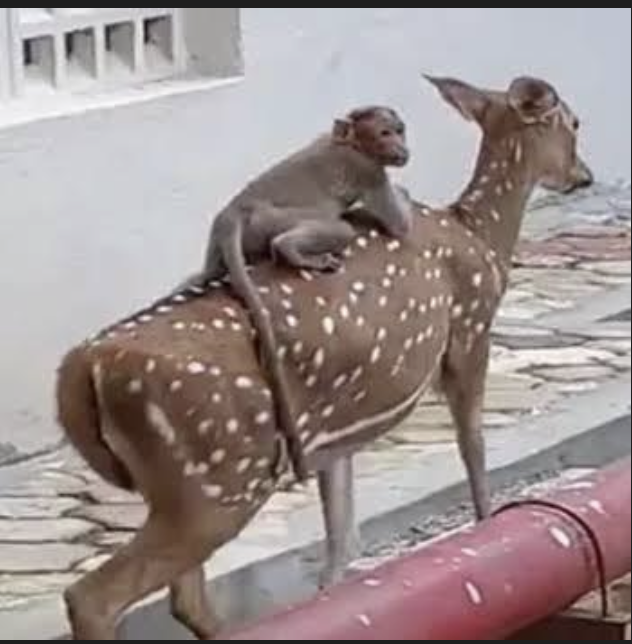
#> input picture Session 1/dawg.png, 632 x 644 px, found by its file name
$ jupyter execute --allow-errors notebook.ipynb
#> lines starting #> are read from the running program, lines starting #| are printed output that depends on the picture
[cell 1]
import numpy as np
import pandas as pd
import cv2
import matplotlib.pyplot as plt

[cell 2]
image=cv2.imread('dawg.png')
#> image is the input picture: shape (644, 632, 3); mean B, G, R 143.6, 144.6, 156.8
image=cv2.cvtColor(image,cv2.COLOR_BGR2RGB)

[cell 3]
standardized=(image-image.mean())/image.std()
normalized=(image-image.min())/(image.max()-image.min())
combined=np.hstack((image/255.0,normalized,standardized))
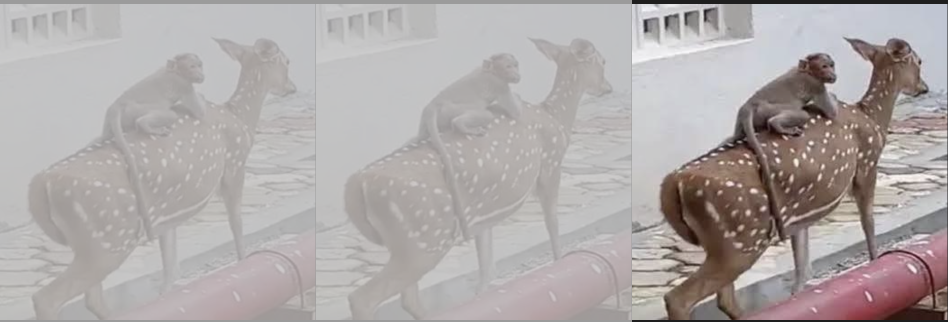
#> combined: shape (644, 1896, 3) float64 (shown at 1/2 size); mean R, G, B 0.461, 0.357, 0.348; drawn with min black and max white
plt.imshow(combined)
plt.show()
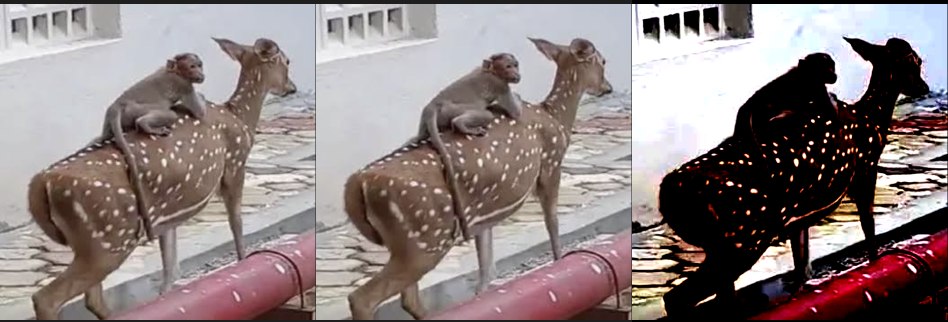
#> shown: shape (644, 1896, 3) float64 (shown at 1/2 size); mean R, G, B 0.557, 0.51, 0.509

[cell 4]
IMAGENET_MEAN = np.array([0.485, 0.456, 0.406])
IMAGENET_STD = np.array([0.229, 0.224, 0.225])

[cell 5]
standardized=(image/255.0-IMAGENET_MEAN)/IMAGENET_STD
normalized=(image-image.min())/(image.max()-image.min())
flipped=cv2.flip(image/255,1)
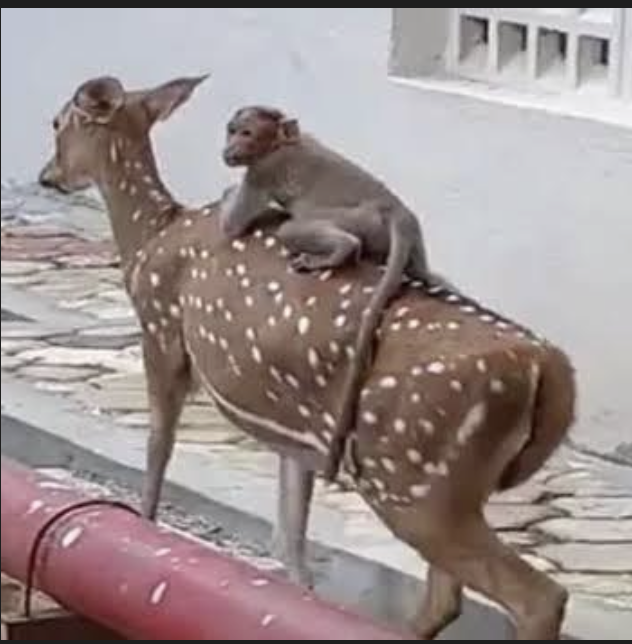
#> flipped: shape (644, 632, 3) float64; mean R, G, B 0.615, 0.567, 0.563
combined=np.hstack((image/255.0,normalized,standardized,flipped))
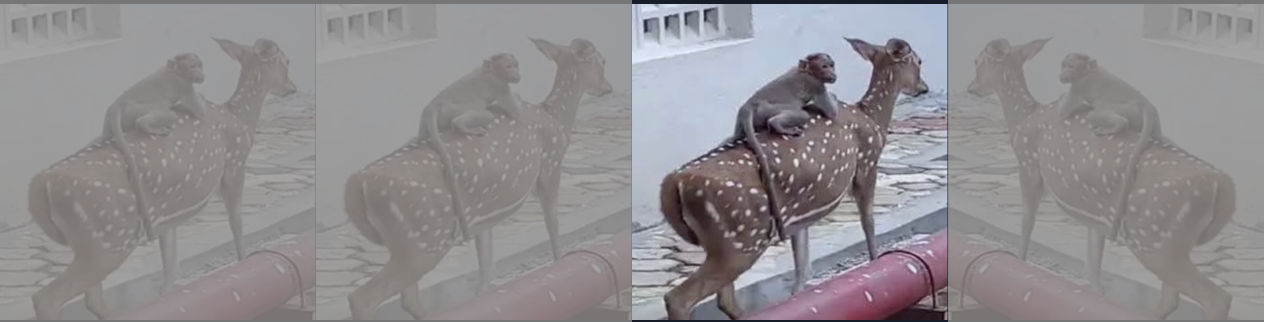
#> combined: shape (644, 2528, 3) float64 (shown at 1/2 size); mean R, G, B 0.603, 0.55, 0.597; drawn with min black and max white
plt.imshow(combined)
plt.show()
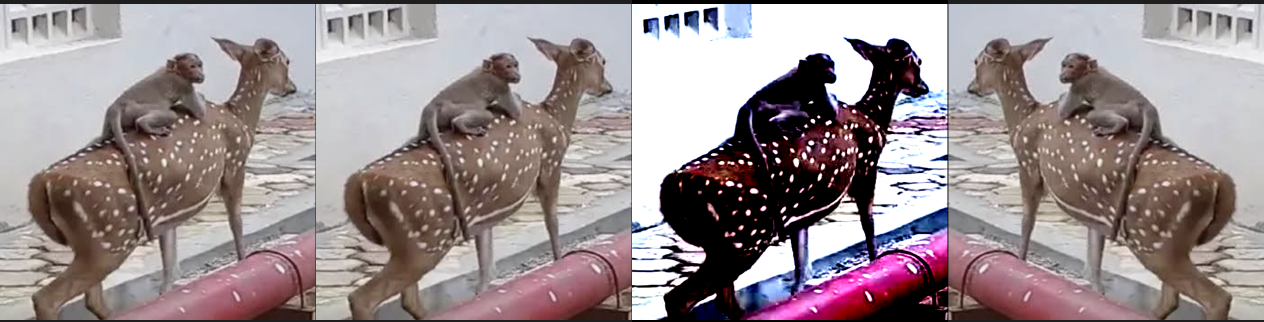
#> shown: shape (644, 2528, 3) float64 (shown at 1/2 size); mean R, G, B 0.604, 0.555, 0.565

[cell 6]
center=(image.shape[1]//2,image.shape[0]//2)
#> center = (316, 322)
angle=45
rotate_matrix=cv2.getRotationMatrix2D(center,angle,scale=1)
rotate_image=cv2.warpAffine(standardized,rotate_matrix,(image.shape[1],image.shape[0]))
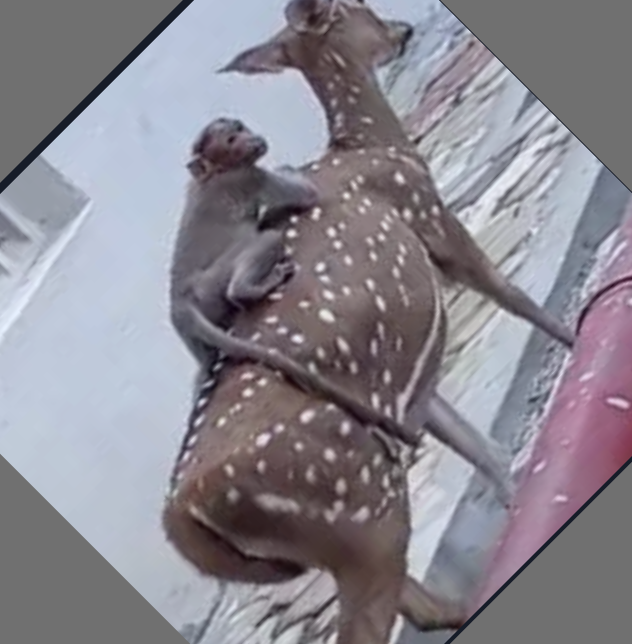
#> rotate_image: shape (644, 632, 3) float64; mean R, G, B 0.466, 0.408, 0.567; drawn with min black and max white
plt.imshow(rotate_image)
plt.show()
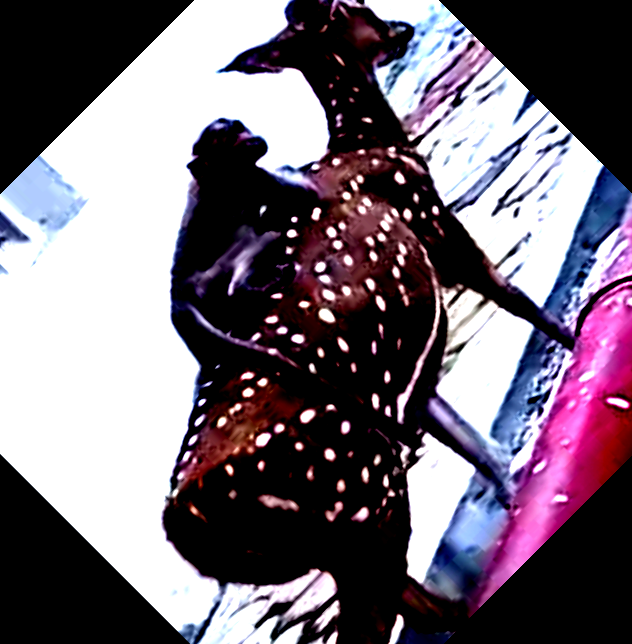
#> shown: shape (644, 632, 3) float64; mean R, G, B 0.46, 0.419, 0.463

[cell 7]
scaled=cv2.resize(image,None ,fx=1.5, fy=1.5, interpolation=cv2.INTER_LINEAR)

plt.imshow(scaled)
plt.show()
print(image.shape,scaled.shape)
#| (644, 632, 3) (966, 948, 3)

$ run again, with Session 1/sketch2.png copied over Session 1/dawg.png
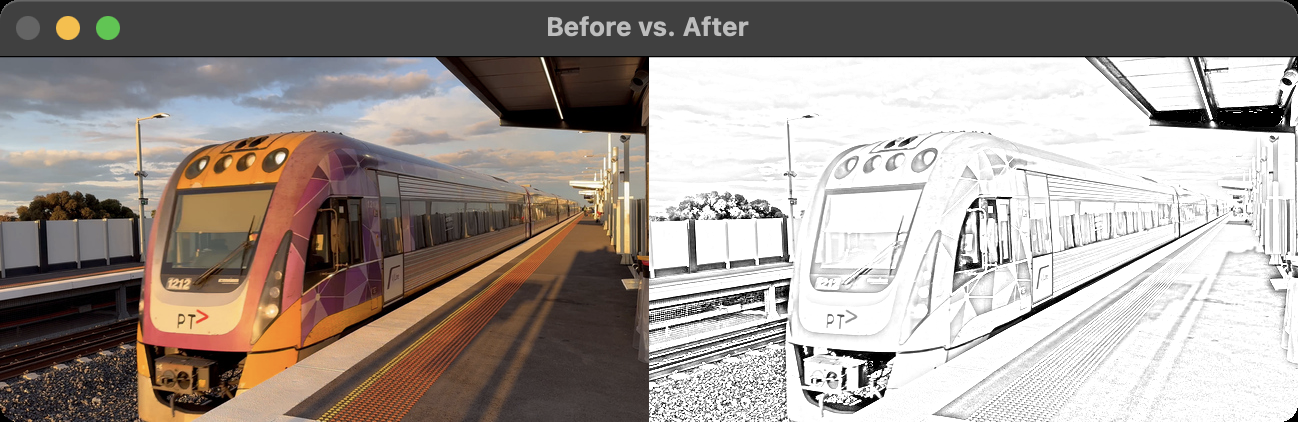
#> input picture Session 1/sketch2.png, 1298 x 422 px, found by its file name
#> image is the input picture: shape (422, 1298, 3); mean B, G, R 146.7, 152.2, 161.2
#> `plt.show()`:
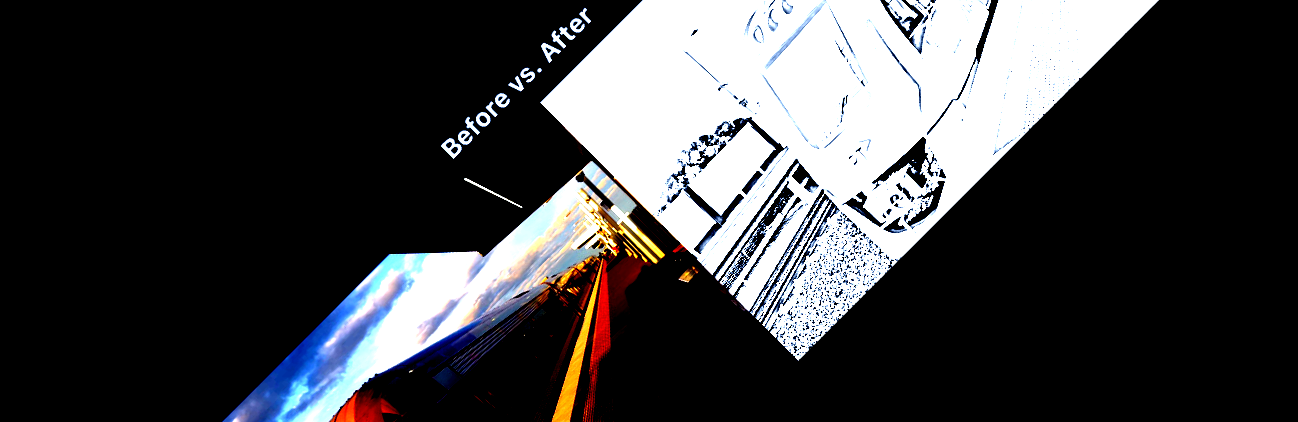
#> shown: shape (422, 1298, 3) float64; mean R, G, B 0.249, 0.25, 0.257
#> `scaled=cv2.resize(image,None ,fx=1.5, fy=1.5, interpolation=cv2.INTER_..`:
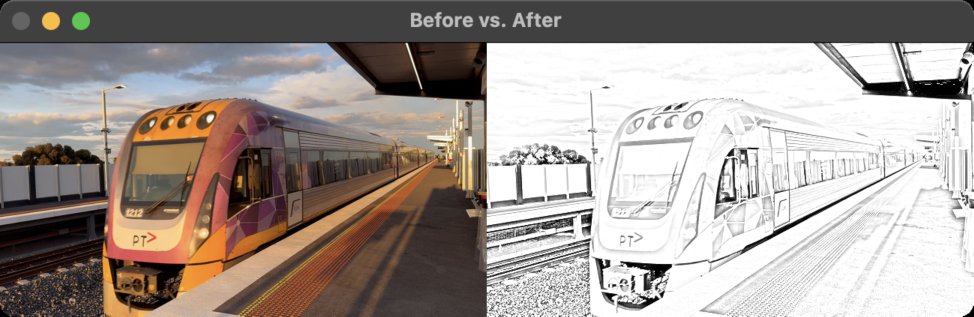
#> scaled: shape (633, 1947, 3) (shown at 1/2 size); mean R, G, B 161.1, 152.2, 146.7
#| (422, 1298, 3) (633, 1947, 3)
